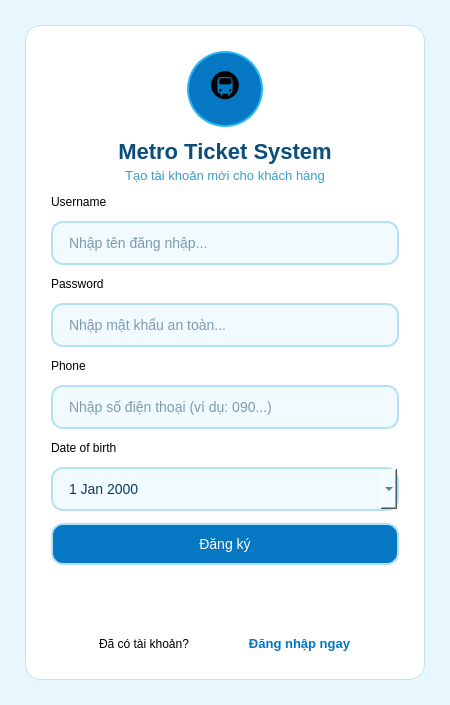
<?xml version="1.0" encoding="UTF-8"?>
<ui version="4.0">
 <class>RegisterWindow</class>
 <widget class="QMainWindow" name="RegisterWindow">
  <property name="geometry">
   <rect>
    <x>0</x>
    <y>0</y>
    <width>450</width>
    <height>658</height>
   </rect>
  </property>
  <property name="windowTitle">
   <string>Metro Ticket System - Đăng ký</string>
  </property>
  <property name="styleSheet">
   <string notr="true">
    QMainWindow { background-color: #E8F6FD; }
    #central_panel { background-color: #FFFFFF; border: 1px solid #BEE3F8; border-radius: 16px; }
    QLabel#lbl_logo_icon { background-color: #0288D1; border-radius: 38px; font-size: 30px; border: 2px solid #29B6F6; }
    QLabel#lbl_logo { color: #0A4D7A; font-weight: bold; font-size: 22px; }
    QLabel#lbl_subtitle { color: #3A9EC9; font-size: 13px; }
    QLabel.field_label { color: #0D6FA6; font-weight: bold; font-size: 13px; }
    QLineEdit { border: 1px solid #CBD5E0; border-radius: 8px; padding: 8px 12px; background-color: #F7FAFC; color: #2D3748; font-size: 14px; }
    QLineEdit:focus { border: 1px solid #3182CE; background-color: #FFFFFF; }
    QComboBox { border: 1px solid #CBD5E0; border-radius: 8px; padding: 8px 12px; background-color: #F7FAFC; font-size: 14px; }
    QPushButton#btn_register { background-color: #1098F7; color: #FFFFFF; border-radius: 8px; font-weight: bold; font-size: 15px; }
    QPushButton#btn_register:pressed { background-color: #0d84d1; }
    QPushButton#btn_back_login { color: #0077C2; font-weight: bold; background: none; border: none; font-size: 13px; }
   </string>
  </property>
  <widget class="QWidget" name="centralwidget">
   <property name="styleSheet">
    <string notr="true">background-color: #E8F6FD;</string>
   </property>
   <layout class="QVBoxLayout" name="main_layout">
    <property name="spacing">
     <number>0</number>
    </property>
    <property name="leftMargin">
     <number>25</number>
    </property>
    <property name="topMargin">
     <number>25</number>
    </property>
    <property name="rightMargin">
     <number>25</number>
    </property>
    <property name="bottomMargin">
     <number>25</number>
    </property>
    <item>
     <widget class="QFrame" name="central_panel">
      <property name="font">
       <font>
        <pointsize>10</pointsize>
       </font>
      </property>
      <property name="styleSheet">
       <string notr="true">background-color: rgb(255, 255, 255);</string>
      </property>
      <layout class="QVBoxLayout" name="panel_layout">
       <property name="spacing">
        <number>12</number>
       </property>
       <property name="leftMargin">
        <number>25</number>
       </property>
       <property name="topMargin">
        <number>25</number>
       </property>
       <property name="rightMargin">
        <number>25</number>
       </property>
       <property name="bottomMargin">
        <number>25</number>
       </property>
       <item>
        <layout class="QVBoxLayout" name="header_layout">
         <property name="spacing">
          <number>4</number>
         </property>
         <item>
          <layout class="QHBoxLayout" name="logo_row">
           <item>
            <spacer>
             <property name="orientation">
              <enum>Qt::Horizontal</enum>
             </property>
             <property name="sizeHint" stdset="0">
              <size>
               <width>40</width>
               <height>20</height>
              </size>
             </property>
            </spacer>
           </item>
           <item>
            <widget class="QLabel" name="lbl_logo_icon">
             <property name="minimumSize">
              <size>
               <width>76</width>
               <height>76</height>
              </size>
             </property>
             <property name="maximumSize">
              <size>
               <width>76</width>
               <height>76</height>
              </size>
             </property>
             <property name="styleSheet">
              <string notr="true">background-color: rgb(6, 119, 194);</string>
             </property>
             <property name="text">
              <string>🚇</string>
             </property>
             <property name="alignment">
              <set>Qt::AlignCenter</set>
             </property>
            </widget>
           </item>
           <item>
            <spacer>
             <property name="orientation">
              <enum>Qt::Horizontal</enum>
             </property>
             <property name="sizeHint" stdset="0">
              <size>
               <width>40</width>
               <height>20</height>
              </size>
             </property>
            </spacer>
           </item>
          </layout>
         </item>
         <item>
          <spacer>
           <property name="orientation">
            <enum>Qt::Vertical</enum>
           </property>
           <property name="sizeType">
            <enum>QSizePolicy::Fixed</enum>
           </property>
           <property name="sizeHint" stdset="0">
            <size>
             <width>0</width>
             <height>8</height>
            </size>
           </property>
          </spacer>
         </item>
         <item>
          <widget class="QLabel" name="lbl_logo">
           <property name="text">
            <string>Metro Ticket System</string>
           </property>
           <property name="alignment">
            <set>Qt::AlignCenter</set>
           </property>
          </widget>
         </item>
         <item>
          <widget class="QLabel" name="lbl_subtitle">
           <property name="text">
            <string>Tạo tài khoản mới cho khách hàng</string>
           </property>
           <property name="alignment">
            <set>Qt::AlignCenter</set>
           </property>
          </widget>
         </item>
        </layout>
       </item>
       <item>
        <spacer name="space1">
         <property name="orientation">
          <enum>Qt::Vertical</enum>
         </property>
         <property name="sizeHint" stdset="0">
          <size>
           <width>0</width>
           <height>0</height>
          </size>
         </property>
        </spacer>
       </item>
       <item>
        <widget class="QLabel" name="lbl_username_tag">
         <property name="text">
          <string>Username</string>
         </property>
         <property name="class" stdset="0">
          <string>field_label</string>
         </property>
        </widget>
       </item>
       <item>
        <widget class="QLineEdit" name="txt_username">
         <property name="styleSheet">
          <string notr="true"> background-color: #F0FAFF;
    border: 1.5px solid #B3E0F5;
    border-radius: 12px;
    padding: 11px 14px;
    font-size: 14px;
    color: #0A3D5C;
    selection-background-color: #29B6F6;</string>
         </property>
         <property name="placeholderText">
          <string>Nhập tên đăng nhập...</string>
         </property>
        </widget>
       </item>
       <item>
        <widget class="QLabel" name="lbl_password_tag">
         <property name="text">
          <string>Password</string>
         </property>
         <property name="class" stdset="0">
          <string>field_label</string>
         </property>
        </widget>
       </item>
       <item>
        <widget class="QLineEdit" name="txt_password">
         <property name="styleSheet">
          <string notr="true"> background-color: #F0FAFF;
    border: 1.5px solid #B3E0F5;
    border-radius: 12px;
    padding: 11px 14px;
    font-size: 14px;
    color: #0A3D5C;
    selection-background-color: #29B6F6;</string>
         </property>
         <property name="echoMode">
          <enum>QLineEdit::Normal</enum>
         </property>
         <property name="placeholderText">
          <string>Nhập mật khẩu an toàn...</string>
         </property>
        </widget>
       </item>
       <item>
        <widget class="QLabel" name="lbl_phone_tag">
         <property name="text">
          <string>Phone</string>
         </property>
         <property name="class" stdset="0">
          <string>field_label</string>
         </property>
        </widget>
       </item>
       <item>
        <widget class="QLineEdit" name="txt_phone">
         <property name="styleSheet">
          <string notr="true"> background-color: #F0FAFF;
    border: 1.5px solid #B3E0F5;
    border-radius: 12px;
    padding: 11px 14px;
    font-size: 14px;
    color: #0A3D5C;
    selection-background-color: #29B6F6;</string>
         </property>
         <property name="placeholderText">
          <string>Nhập số điện thoại (ví dụ: 090...)</string>
         </property>
        </widget>
       </item>
       <item>
        <widget class="QLabel" name="lbl_dob_tag">
         <property name="text">
          <string>Date of birth</string>
         </property>
         <property name="class" stdset="0">
          <string>field_label</string>
         </property>
        </widget>
       </item>
       <item>
        <widget class="QDateEdit" name="DoB">
         <property name="styleSheet">
          <string notr="true"> background-color: #F0FAFF;
    border: 1.5px solid #B3E0F5;
    border-radius: 12px;
    padding: 11px 14px;
    font-size: 14px;
    color: #0A3D5C;
    selection-background-color: #29B6F6;</string>
         </property>
         <property name="calendarPopup">
          <bool>true</bool>
         </property>
        </widget>
       </item>
       <item>
        <spacer name="verticalSpacer">
         <property name="orientation">
          <enum>Qt::Vertical</enum>
         </property>
         <property name="sizeHint" stdset="0">
          <size>
           <width>20</width>
           <height>40</height>
          </size>
         </property>
        </spacer>
       </item>
       <item>
        <widget class="QPushButton" name="btn_dangky">
         <property name="styleSheet">
          <string notr="true">background-color: rgb(6, 119, 194);
    border: 1.5px solid #B3E0F5;
    border-radius: 12px;
    padding: 11px 14px;
    font-size: 14px;
color: rgb(255, 255, 255);
    selection-background-color: #29B6F6;</string>
         </property>
         <property name="text">
          <string>Đăng ký</string>
         </property>
        </widget>
       </item>
       <item>
        <widget class="QPushButton" name="btn_register">
         <property name="minimumSize">
          <size>
           <width>0</width>
           <height>45</height>
          </size>
         </property>
         <property name="text">
          <string>Đăng ký tài khoản ↗</string>
         </property>
        </widget>
       </item>
       <item>
        <layout class="QHBoxLayout" name="footer_layout">
         <item>
          <spacer name="horizontalSpacer">
           <property name="orientation">
            <enum>Qt::Horizontal</enum>
           </property>
           <property name="sizeHint" stdset="0">
            <size>
             <width>40</width>
             <height>20</height>
            </size>
           </property>
          </spacer>
         </item>
         <item>
          <widget class="QLabel" name="lbl_hint">
           <property name="text">
            <string>Đã có tài khoản?</string>
           </property>
           <property name="alignment">
            <set>Qt::AlignVCenter</set>
           </property>
          </widget>
         </item>
         <item>
          <spacer name="horizontalSpacer_3">
           <property name="orientation">
            <enum>Qt::Horizontal</enum>
           </property>
           <property name="sizeHint" stdset="0">
            <size>
             <width>40</width>
             <height>20</height>
            </size>
           </property>
          </spacer>
         </item>
         <item>
          <widget class="QPushButton" name="btn_back_login">
           <property name="font">
            <font>
             <pointsize>-1</pointsize>
             <weight>75</weight>
             <bold>true</bold>
            </font>
           </property>
           <property name="cursor">
            <cursorShape>PointingHandCursor</cursorShape>
           </property>
           <property name="text">
            <string>Đăng nhập ngay</string>
           </property>
          </widget>
         </item>
         <item>
          <spacer name="horizontalSpacer_2">
           <property name="orientation">
            <enum>Qt::Horizontal</enum>
           </property>
           <property name="sizeHint" stdset="0">
            <size>
             <width>40</width>
             <height>20</height>
            </size>
           </property>
          </spacer>
         </item>
        </layout>
       </item>
      </layout>
     </widget>
    </item>
   </layout>
  </widget>
 </widget>
 <resources/>
 <connections/>
</ui>
